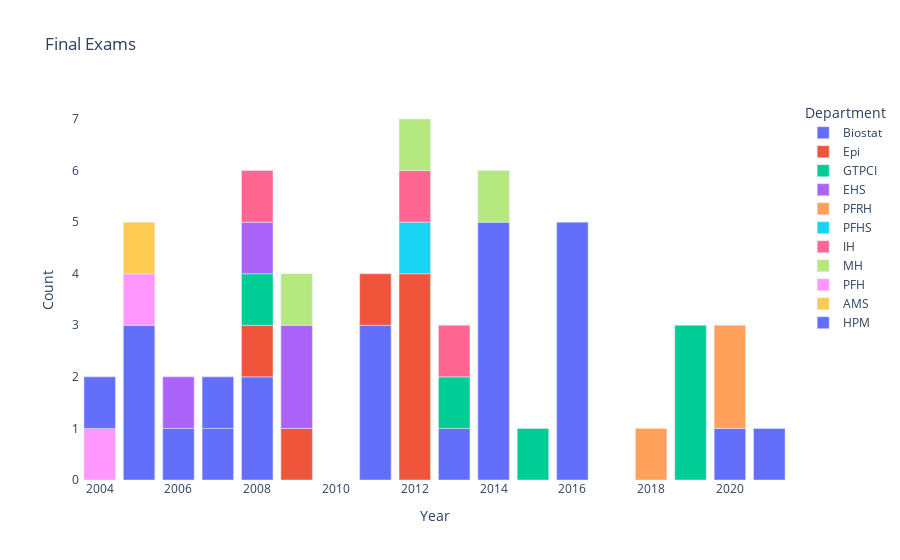

The notebook cell this image was saved under:
### Code cell
fig = px.bar(exams[ exams['Exam'] == "final"], x = "Year", y = "Count", color = "Department", title = "Final Exams")

fig = fig.update_layout({
    'plot_bgcolor' : 'rgba(0, 0, 0, 0)',
    'paper_bgcolor' : 'rgba(0, 0, 0, 0)'})

## Static
#Image(fig.to_image(format="png", width=600, height=300, scale=2))
## Interactive
fig.show()

### Figure 1 — Plotly figure (JSON) as saved in the notebook; plotly's stock layout.template omitted (floating-point values rounded to 4 significant figures)
{"data": [{"alignmentgroup": "True", "hovertemplate": "Department=Biostat<br>Year=%{x}<br>Count=%{y}<extra></extra>", "legendgroup": "Biostat", "marker": {"color": "#636efa", "pattern": {"shape": ""}}, "name": "Biostat", "offsetgroup": "Biostat", "orientation": "v", "showlegend": true, "textposition": "auto", "type": "bar", "x": [2016, 2014, 2005, 2011, 2008, 2013, 2021, 2020, 2006, 2007], "xaxis": "x", "y": [5, 5, 3, 3, 2, 1, 1, 1, 1, 1], "yaxis": "y"}, {"alignmentgroup": "True", "hovertemplate": "Department=Epi<br>Year=%{x}<br>Count=%{y}<extra></extra>", "legendgroup": "Epi", "marker": {"color": "#EF553B", "pattern": {"shape": ""}}, "name": "Epi", "offsetgroup": "Epi", "orientation": "v", "showlegend": true, "textposition": "auto", "type": "bar", "x": [2012, 2011, 2009, 2008], "xaxis": "x", "y": [4, 1, 1, 1], "yaxis": "y"}, {"alignmentgroup": "True", "hovertemplate": "Department=GTPCI<br>Year=%{x}<br>Count=%{y}<extra></extra>", "legendgroup": "GTPCI", "marker": {"color": "#00cc96", "pattern": {"shape": ""}}, "name": "GTPCI", "offsetgroup": "GTPCI", "orientation": "v", "showlegend": true, "textposition": "auto", "type": "bar", "x": [2019, 2013, 2015, 2008], "xaxis": "x", "y": [3, 1, 1, 1], "yaxis": "y"}, {"alignmentgroup": "True", "hovertemplate": "Department=EHS<br>Year=%{x}<br>Count=%{y}<extra></extra>", "legendgroup": "EHS", "marker": {"color": "#ab63fa", "pattern": {"shape": ""}}, "name": "EHS", "offsetgroup": "EHS", "orientation": "v", "showlegend": true, "textposition": "auto", "type": "bar", "x": [2009, 2006, 2008], "xaxis": "x", "y": [2, 1, 1], "yaxis": "y"}, {"alignmentgroup": "True", "hovertemplate": "Department=PFRH<br>Year=%{x}<br>Count=%{y}<extra></extra>", "legendgroup": "PFRH", "marker": {"color": "#FFA15A", "pattern": {"shape": ""}}, "name": "PFRH", "offsetgroup": "PFRH", "orientation": "v", "showlegend": true, "textposition": "auto", "type": "bar", "x": [2020, 2018], "xaxis": "x", "y": [2, 1], "yaxis": "y"}, {"alignmentgroup": "True", "hovertemplate": "Department=PFHS<br>Year=%{x}<br>Count=%{y}<extra></extra>", "legendgroup": "PFHS", "marker": {"color": "#19d3f3", "pattern": {"shape": ""}}, "name": "PFHS", "offsetgroup": "PFHS", "orientation": "v", "showlegend": true, "textposition": "auto", "type": "bar", "x": [2012], "xaxis": "x", "y": [1], "yaxis": "y"}, {"alignmentgroup": "True", "hovertemplate": "Department=IH<br>Year=%{x}<br>Count=%{y}<extra></extra>", "legendgroup": "IH", "marker": {"color": "#FF6692", "pattern": {"shape": ""}}, "name": "IH", "offsetgroup": "IH", "orientation": "v", "showlegend": true, "textposition": "auto", "type": "bar", "x": [2012, 2013, 2008], "xaxis": "x", "y": [1, 1, 1], "yaxis": "y"}, {"alignmentgroup": "True", "hovertemplate": "Department=MH<br>Year=%{x}<br>Count=%{y}<extra></extra>", "legendgroup": "MH", "marker": {"color": "#B6E880", "pattern": {"shape": ""}}, "name": "MH", "offsetgroup": "MH", "orientation": "v", "showlegend": true, "textposition": "auto", "type": "bar", "x": [2012, 2014, 2009], "xaxis": "x", "y": [1, 1, 1], "yaxis": "y"}, {"alignmentgroup": "True", "hovertemplate": "Department=PFH<br>Year=%{x}<br>Count=%{y}<extra></extra>", "legendgroup": "PFH", "marker": {"color": "#FF97FF", "pattern": {"shape": ""}}, "name": "PFH", "offsetgroup": "PFH", "orientation": "v", "showlegend": true, "textposition": "auto", "type": "bar", "x": [2005, 2004], "xaxis": "x", "y": [1, 1], "yaxis": "y"}, {"alignmentgroup": "True", "hovertemplate": "Department=AMS<br>Year=%{x}<br>Count=%{y}<extra></extra>", "legendgroup": "AMS", "marker": {"color": "#FECB52", "pattern": {"shape": ""}}, "name": "AMS", "offsetgroup": "AMS", "orientation": "v", "showlegend": true, "textposition": "auto", "type": "bar", "x": [2005], "xaxis": "x", "y": [1], "yaxis": "y"}, {"alignmentgroup": "True", "hovertemplate": "Department=HPM<br>Year=%{x}<br>Count=%{y}<extra></extra>", "legendgroup": "HPM", "marker": {"color": "#636efa", "pattern": {"shape": ""}}, "name": "HPM", "offsetgroup": "HPM", "orientation": "v", "showlegend": true, "textposition": "auto", "type": "bar", "x": [2004, 2007], "xaxis": "x", "y": [1, 1], "yaxis": "y"}], "layout": {"autosize": true, "barmode": "relative", "legend": {"title": {"text": "Department"}, "tracegroupgap": 0}, "paper_bgcolor": "rgba(0, 0, 0, 0)", "plot_bgcolor": "rgba(0, 0, 0, 0)", "title": {"text": "Final Exams"}, "xaxis": {"anchor": "y", "autorange": true, "domain": [0, 1], "range": [2004.0, 2022.0], "title": {"text": "Year"}, "type": "linear"}, "yaxis": {"anchor": "x", "autorange": true, "domain": [0, 1], "range": [0, 7.368], "title": {"text": "Count"}, "type": "linear"}}}
